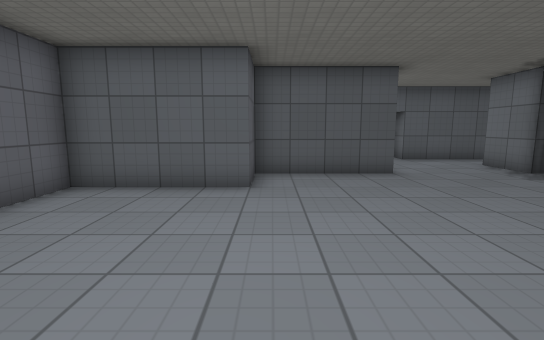
[1] (above)

12 first-person views from a walk through a 3-D level made in the Godot game engine. The camera is 1.3 m above the floor, tilts 8° down and sees 85° across. The floor is counted in squares, 1 m on a side. Each view is taken from the middle of a square. On the plan, view 1 faces up. The plan holds only what a view shows up to about 14 squares ahead; the rest is blank. The place goes on beyond the plan. Flat picture figures and markers are not drawn. Characters and animated objects are left out. Surface patterns are stand-ins for the level's own textures.

[2]
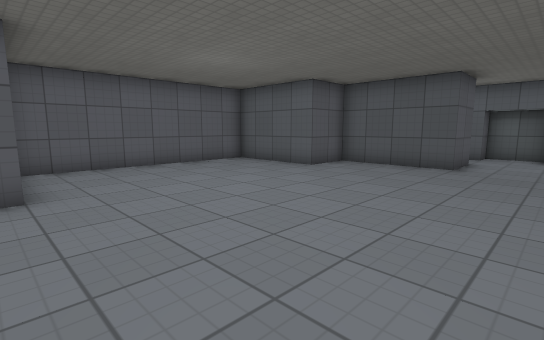

[3]
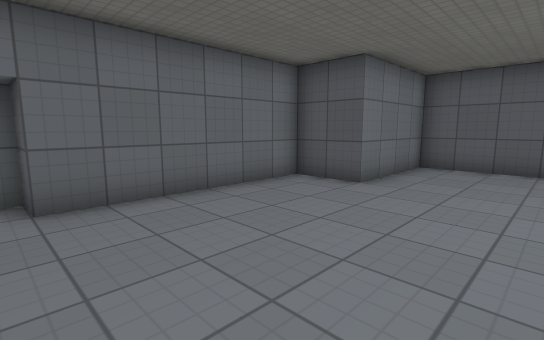

[4]
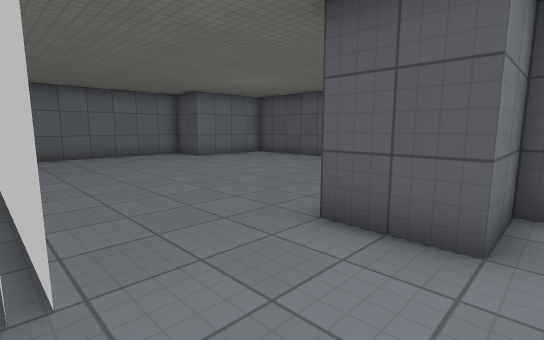

[5]
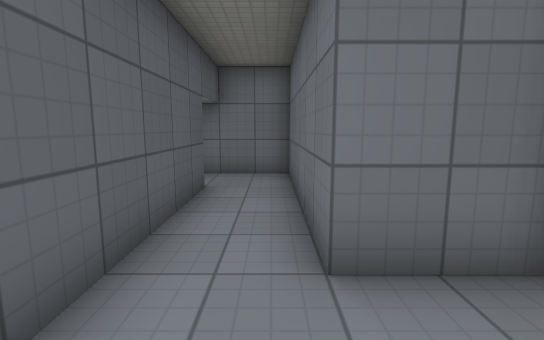

[6]
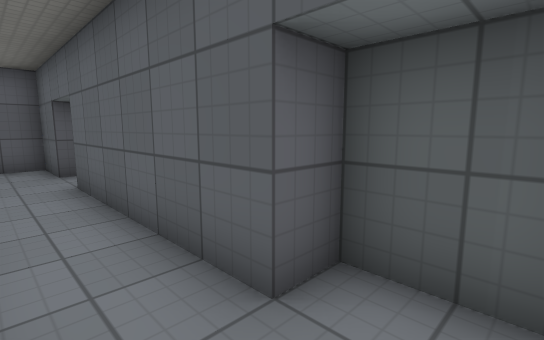

[7]
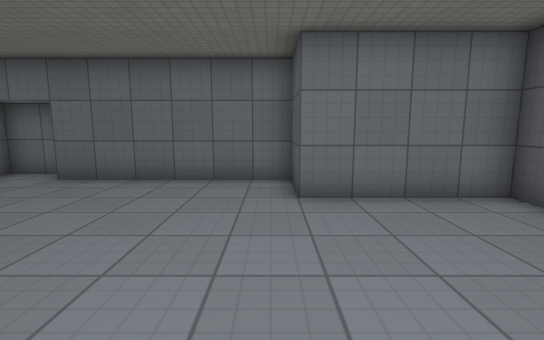

[8]
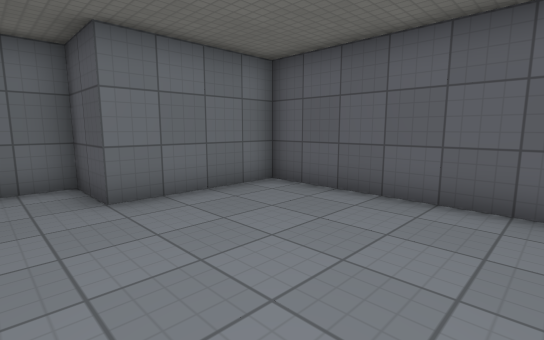

[9]
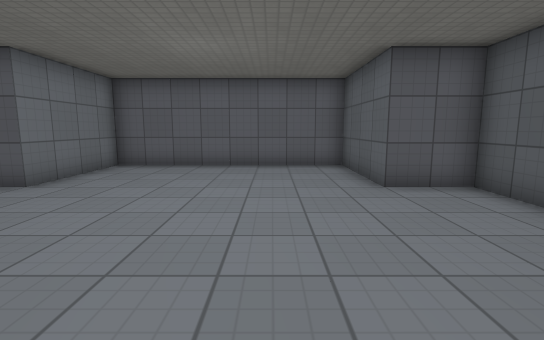

[10]
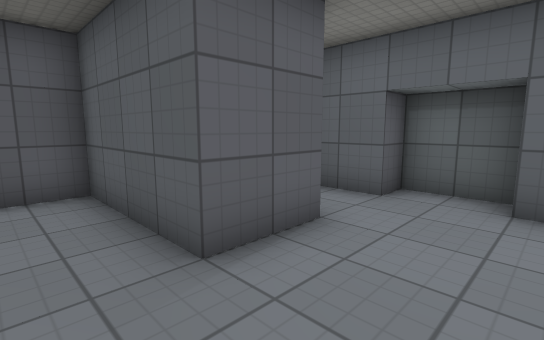

[11]
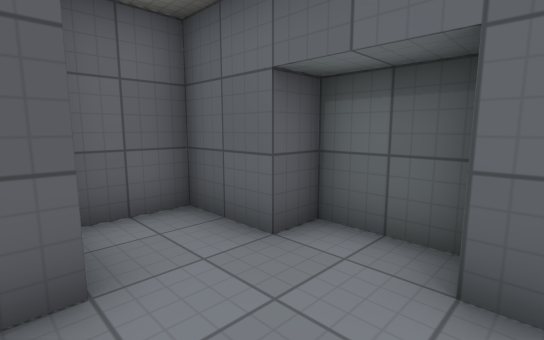

[12]
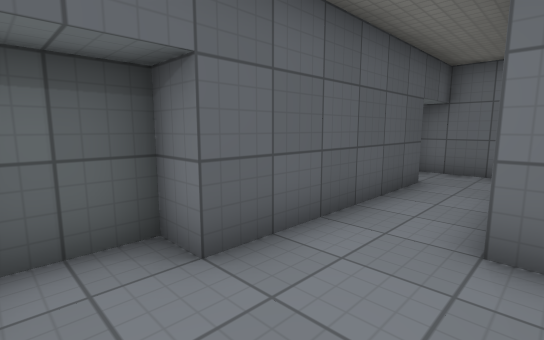

### Floor plan
Key: @ floor where view 1 was taken; # wall or solid block; . floor.
Columns run from 5 left of view 1 to 14 right of it. Each row starts with its distance up from view 1.
 14         ####    ####
 13       ###..######..#
 12       #............#
 11       #............#
 10       ###....#######
  9     #####....#
  8     #.......##
  7 #####.......#
  6 #...........#
  5 #...........#
  4 #...........#
  3 #...........#
  2 #...........
  1 #...........
  0 #....@......
 -1 #...........
 -2 #####.......
 -3     #.......
 -4     #######..#
 -5           ####

Positions as (right, up) in squares from view 1, and headings:
1: (0, 0), facing up
2: (6, -2), facing up-left
3: (6, 2), facing down-left
4: (7, 11), facing down-left
5: (5, 11), facing right
6: (13, 11), facing up-left
7: (0, 4), facing down
8: (1, 4), facing down-left
9: (6, 4), facing left
10: (6, 7), facing up-left
11: (6, 10), facing up-left
12: (4, 10), facing up-right
